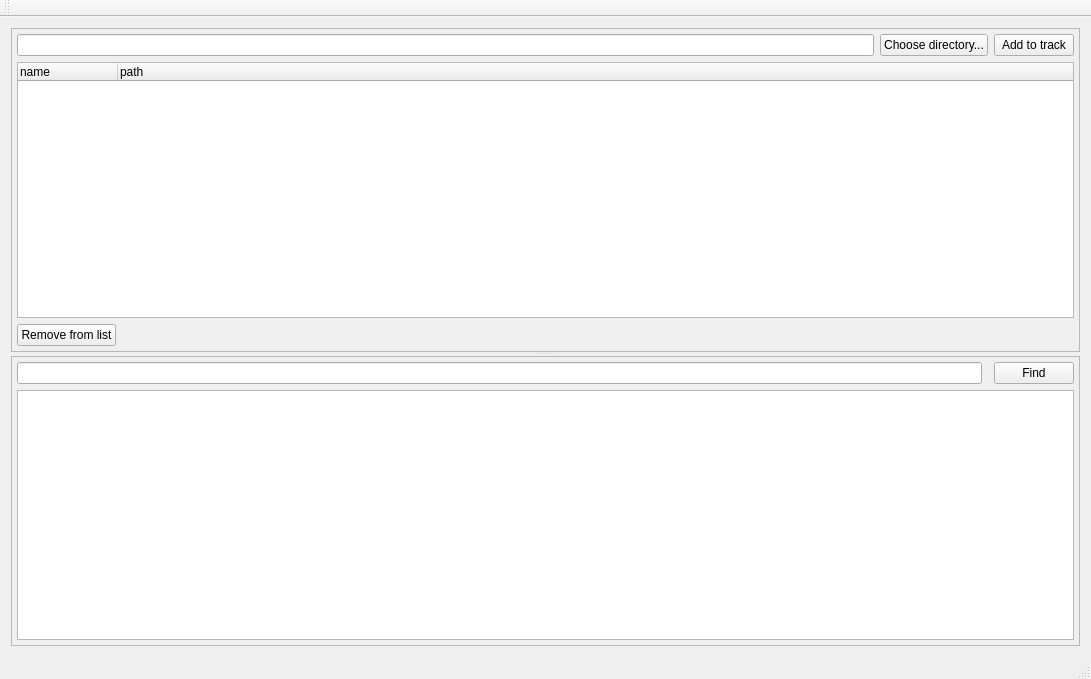
<?xml version="1.0" encoding="UTF-8"?>
<ui version="4.0">
 <class>MainWindow</class>
 <widget class="QMainWindow" name="MainWindow">
  <property name="geometry">
   <rect>
    <x>0</x>
    <y>0</y>
    <width>1091</width>
    <height>679</height>
   </rect>
  </property>
  <property name="sizePolicy">
   <sizepolicy hsizetype="Preferred" vsizetype="Preferred">
    <horstretch>0</horstretch>
    <verstretch>0</verstretch>
   </sizepolicy>
  </property>
  <property name="windowTitle">
   <string>MainWindow</string>
  </property>
  <widget class="QWidget" name="centralWidget">
   <layout class="QHBoxLayout" name="horizontalLayout">
    <item>
     <widget class="QSplitter" name="splitter">
      <property name="orientation">
       <enum>Qt::Vertical</enum>
      </property>
      <property name="childrenCollapsible">
       <bool>false</bool>
      </property>
      <widget class="QFrame" name="frame_2">
       <property name="enabled">
        <bool>true</bool>
       </property>
       <property name="frameShape">
        <enum>QFrame::StyledPanel</enum>
       </property>
       <property name="frameShadow">
        <enum>QFrame::Raised</enum>
       </property>
       <layout class="QGridLayout" name="gridLayout_3">
        <property name="leftMargin">
         <number>5</number>
        </property>
        <property name="topMargin">
         <number>5</number>
        </property>
        <property name="rightMargin">
         <number>5</number>
        </property>
        <property name="bottomMargin">
         <number>5</number>
        </property>
        <item row="0" column="4">
         <widget class="QPushButton" name="addToTrackButton">
          <property name="text">
           <string>Add to track</string>
          </property>
         </widget>
        </item>
        <item row="3" column="1">
         <spacer name="horizontalSpacer_3">
          <property name="orientation">
           <enum>Qt::Horizontal</enum>
          </property>
          <property name="sizeHint" stdset="0">
           <size>
            <width>40</width>
            <height>20</height>
           </size>
          </property>
         </spacer>
        </item>
        <item row="1" column="0" colspan="5">
         <widget class="QTreeWidget" name="directoryList">
          <property name="cursor" stdset="0">
           <cursorShape>ArrowCursor</cursorShape>
          </property>
          <property name="mouseTracking">
           <bool>false</bool>
          </property>
          <property name="contextMenuPolicy">
           <enum>Qt::CustomContextMenu</enum>
          </property>
          <property name="selectionMode">
           <enum>QAbstractItemView::ExtendedSelection</enum>
          </property>
          <property name="selectionBehavior">
           <enum>QAbstractItemView::SelectRows</enum>
          </property>
          <property name="verticalScrollMode">
           <enum>QAbstractItemView::ScrollPerPixel</enum>
          </property>
          <column>
           <property name="text">
            <string>name</string>
           </property>
          </column>
          <column>
           <property name="text">
            <string>path</string>
           </property>
          </column>
         </widget>
        </item>
        <item row="0" column="0" colspan="3">
         <widget class="QLineEdit" name="inputDirectoryName">
          <property name="text">
           <string/>
          </property>
         </widget>
        </item>
        <item row="0" column="3">
         <widget class="QPushButton" name="chooseDirectoryButton">
          <property name="text">
           <string>Choose directory...</string>
          </property>
         </widget>
        </item>
        <item row="3" column="0">
         <widget class="QPushButton" name="removeFromListButton">
          <property name="text">
           <string>Remove from list</string>
          </property>
          <property name="default">
           <bool>false</bool>
          </property>
         </widget>
        </item>
       </layout>
      </widget>
      <widget class="QFrame" name="frame">
       <property name="frameShape">
        <enum>QFrame::StyledPanel</enum>
       </property>
       <property name="frameShadow">
        <enum>QFrame::Raised</enum>
       </property>
       <layout class="QGridLayout" name="gridLayout">
        <property name="leftMargin">
         <number>5</number>
        </property>
        <property name="topMargin">
         <number>5</number>
        </property>
        <property name="rightMargin">
         <number>5</number>
        </property>
        <property name="bottomMargin">
         <number>5</number>
        </property>
        <item row="0" column="0">
         <widget class="QLineEdit" name="stringInput"/>
        </item>
        <item row="0" column="2">
         <widget class="QPushButton" name="find">
          <property name="text">
           <string>Find</string>
          </property>
         </widget>
        </item>
        <item row="1" column="0" rowspan="3" colspan="3">
         <widget class="QTreeWidget" name="filesWithStr">
          <property name="sizePolicy">
           <sizepolicy hsizetype="Expanding" vsizetype="Expanding">
            <horstretch>0</horstretch>
            <verstretch>0</verstretch>
           </sizepolicy>
          </property>
          <property name="selectionMode">
           <enum>QAbstractItemView::ExtendedSelection</enum>
          </property>
          <property name="animated">
           <bool>true</bool>
          </property>
          <property name="allColumnsShowFocus">
           <bool>true</bool>
          </property>
          <attribute name="headerVisible">
           <bool>false</bool>
          </attribute>
          <attribute name="headerHighlightSections">
           <bool>false</bool>
          </attribute>
          <column>
           <property name="text">
            <string>name</string>
           </property>
          </column>
          <column>
           <property name="text">
            <string>path</string>
           </property>
          </column>
         </widget>
        </item>
       </layout>
      </widget>
     </widget>
    </item>
   </layout>
  </widget>
  <widget class="QMenuBar" name="menuBar">
   <property name="geometry">
    <rect>
     <x>0</x>
     <y>0</y>
     <width>1091</width>
     <height>22</height>
    </rect>
   </property>
  </widget>
  <widget class="QToolBar" name="mainToolBar">
   <attribute name="toolBarArea">
    <enum>TopToolBarArea</enum>
   </attribute>
   <attribute name="toolBarBreak">
    <bool>false</bool>
   </attribute>
  </widget>
  <widget class="QStatusBar" name="statusBar"/>
 </widget>
 <layoutdefault spacing="6" margin="11"/>
 <resources/>
 <connections/>
</ui>
